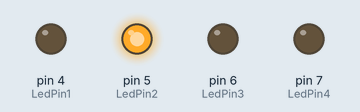
Recording of a sketch running on a simulated Arduino Uno, built with avr-gcc and run on an emulated ATmega328P. On the bench: output pins drawn as LEDs (lit = HIGH). Random numbers use the default seed unless the sketch sets one.

Above: at 0.4 s.
At 2.9 s:
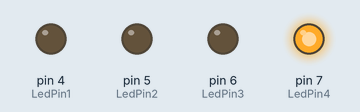
At 10.5 s:
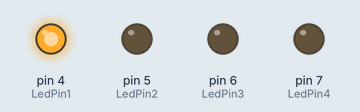
At 33.7 s:
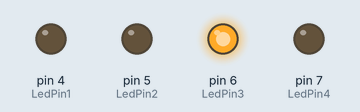
Timing chart, 0 to 40.0 s (numbered marks = the images above):
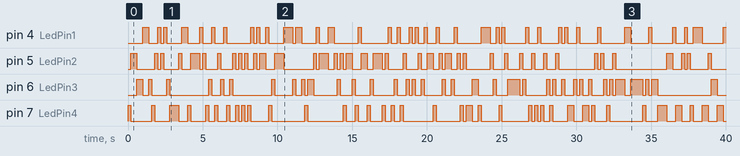

Measured:
- by itself, pin 4 (LedPin1): LOW → HIGH at 1.0 s, → LOW 0.40 s later, → HIGH 0.60 s later, → LOW 0.20 s later, … (73 changes in this stretch)
- by itself, pin 5 (LedPin2): LOW → HIGH at 0.20 s, → LOW 0.40 s later, → HIGH 1.2 s later, → LOW 0.20 s later, … (82 changes in this stretch)
- by itself, pin 6 (LedPin3): LOW → HIGH at 0.60 s, → LOW 0.40 s later, → HIGH 0.40 s later, → LOW 0.20 s later, … (72 changes in this stretch)
- by itself, pin 7 (LedPin4): LOW → HIGH at 0.00 s, → LOW 0.20 s later, → HIGH 1.4 s later, → LOW 0.20 s later, … (74 changes in this stretch)

The sketch:

Lab1Code2random.ino
```cpp
int LedPin1 = 4;
int LedPin2 = 5;
int LedPin3 = 6;
int LedPin4 = 7;
int n = 0;
float x = 0.0;

void setup() {
  // put your setup code here, to run once:
  pinMode(LedPin1,OUTPUT);
  pinMode(LedPin2,OUTPUT);
  pinMode(LedPin3,OUTPUT);
  pinMode(LedPin4,OUTPUT);
  Serial.begin(9600);
  }

void loop() {
  // put your main code here, to run repeatedly:
  x = random(0,4);
  n=int(x);
  if (n == 0) {
    digitalWrite(LedPin1, HIGH);
    digitalWrite(LedPin2, LOW);
    digitalWrite(LedPin3, LOW);
    digitalWrite(LedPin4, LOW);
    }
  if (n == 1) {
    digitalWrite(LedPin1, LOW);
    digitalWrite(LedPin2, HIGH);
    digitalWrite(LedPin3, LOW);
    digitalWrite(LedPin4, LOW);
    }
  if (n == 2) {
    digitalWrite(LedPin1, LOW);
    digitalWrite(LedPin2, LOW);
    digitalWrite(LedPin3, HIGH);
    digitalWrite(LedPin4, LOW);
    }
  if (n == 3) {
    digitalWrite(LedPin1, LOW);
    digitalWrite(LedPin2, LOW);
    digitalWrite(LedPin3, LOW);
    digitalWrite(LedPin4, HIGH);
    }

  delay(200);
  /*
  Serial.print(x);
  Serial.print("\t");
  Serial.print(n);
  Serial.println();
  */
}
```
